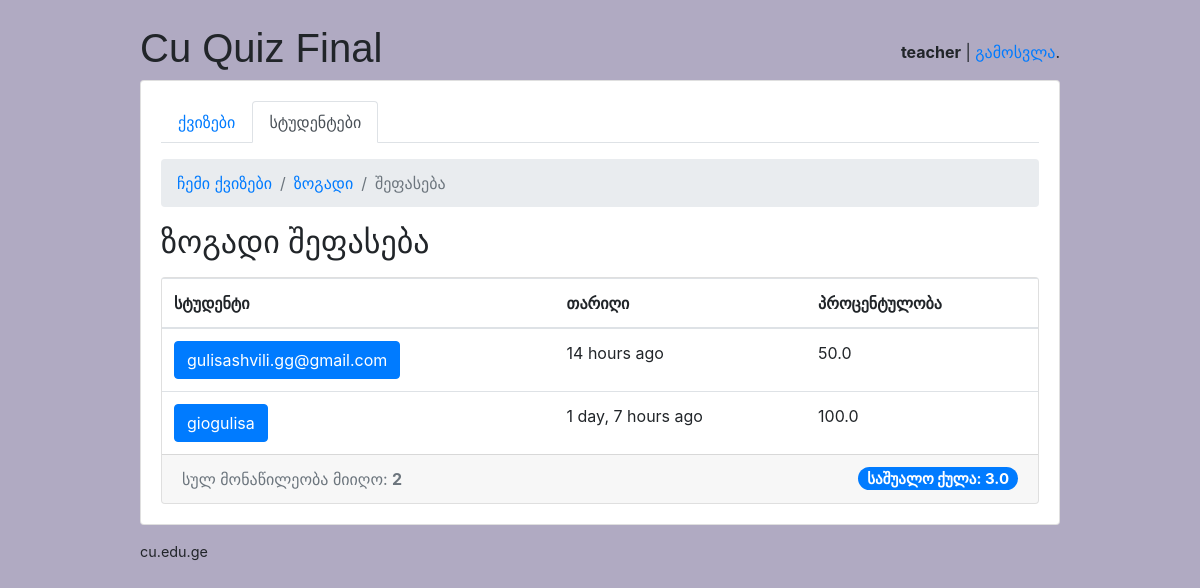
/teachers/quiz/1/results/ (signed in), run on the app's committed database.
### classroom/models.py (models this page shows, shortened)
class User(AbstractUser):
    is_student = models.BooleanField(default=False)
    is_teacher = models.BooleanField(default=False)
    username = models.CharField(error_messages={'unique': 'მომხმარებლის სახელი დაკავებულია.'}, max_length=150, unique=True, verbose_name='მომხმარებლის სახელი')

class Quiz(models.Model):
    owner = models.ForeignKey(User, on_delete=models.CASCADE, related_name='quizzes')
    name = models.CharField("დასახელება", max_length=255)
    subject = models.ForeignKey(Subject, on_delete=models.CASCADE, verbose_name=u'საგანი',
                                related_name='quizzes')

class TakenQuiz(models.Model):
    student = models.ForeignKey(Student, on_delete=models.CASCADE, related_name='taken_quizzes')
    quiz = models.ForeignKey(Quiz, on_delete=models.CASCADE, related_name='taken_quizzes')
    score = models.IntegerField()
    percentage = models.FloatField()
    date = models.DateTimeField(auto_now_add=True)

class Student(models.Model):
    user = models.OneToOneField(User, on_delete=models.CASCADE, primary_key=True)
    quizzes = models.ManyToManyField(Quiz, through='TakenQuiz')
    interests = models.ManyToManyField(Subject, related_name='interested_students')
    score = models.IntegerField(default=0)

### classroom/views/teachers.py (the view)
# urls.py: path('quiz/<int:pk>/results/', teachers.QuizResultsView.as_view(),
@method_decorator([login_required, teacher_required], name='dispatch')
class QuizResultsView(DetailView):
    model = Quiz
    context_object_name = 'quiz'
    template_name = 'classroom/teachers/quiz_results.html'
    def get_context_data(self, **kwargs):
        quiz = self.get_object()
        taken_quizzes = quiz.taken_quizzes.select_related('student__user').order_by('-date')
        total_taken_quizzes = taken_quizzes.count()
        quiz_score = quiz.taken_quizzes.aggregate(average_score=Avg('score'))
        extra_context = {
            'taken_quizzes': taken_quizzes,
            'total_taken_quizzes': total_taken_quizzes,
            'quiz_score': quiz_score
        }
        kwargs.update(extra_context)
        return super().get_context_data(**kwargs)
    def get_queryset(self):
        return self.request.user.quizzes.all()

### classroom/templates/classroom/teachers/quiz_results.html
{% extends 'base.html' %}
{% load crispy_forms_tags humanize %}
{% block content %}
    {% include 'classroom/teachers/_header.html' with active='students' %}
  <nav aria-label="breadcrumb">
    <ol class="breadcrumb">
      <li class="breadcrumb-item"><a href="{% url 'teachers:quiz_change_list' %}">ჩემი ქვიზები</a></li>
      <li class="breadcrumb-item"><a href="{% url 'teachers:quiz_change' quiz.pk %}">{{ quiz.name }}</a></li>
      <li class="breadcrumb-item active" aria-current="page">შეფასება</li>
    </ol>
  </nav>
  <h2 class="mb-3">{{ quiz.name }} შეფასება</h2>
  <div class="card">
    <table class="table mb-0">
      <thead>
        <tr>
          <th>სტუდენტი</th>
          <th>თარიღი</th>
          <th>პროცენტულობა</th>
        </tr>
      </thead>
      <tbody>
        {% for taken_quiz in taken_quizzes %}
          <tr>
            <td><a href="{% url 'teachers:quiz_results_student' taken_quiz.quiz.id taken_quiz.student.user.id %}"
                   class="btn btn-primary">{{ taken_quiz.student.user.username }}</a></td>
            <td>{{ taken_quiz.date|naturaltime }}</td>
            <td>{{ taken_quiz.percentage }}</td>
          </tr>
        {% endfor %}
      </tbody>
    </table>
    <div class="card-footer text-muted">
      სულ მონაწილეობა მიიღო: <strong>{{ total_taken_quizzes }}</strong>
        <strong><span style="font-size:15px" class="badge badge-pill badge-primary float-right">საშუალო ქულა: {{ quiz_score.average_score|default_if_none:0.0 }}</span></strong>
    </div>
  </div>
{% endblock %}

### templates/base.html (shortened to what this page needs)
{% load static %}<!doctype html>
<html lang="en">
  <head>
    <link rel="stylesheet" href="{% static 'css/bootstrap.min.css' %}">
    <link rel="stylesheet" type="text/css" href="{% static 'css/app.css' %}">
    {% if user.is_authenticated and user.is_teacher %}
      <link rel="stylesheet" type="text/css" href="{% static 'css/teachers.css' %}">
    {% else %}
      <link rel="stylesheet" type="text/css" href="{% static 'css/students.css' %}">
    {% endif %}
  </head>
  <body>
    <div class="container my-4">
      <div class="row justify-content-center">
        <div class="col-md-10 col-sm-12">
          <div class="row">
            <div class="col-6">
              <h1 class="logo">
                <a href="{% url 'home' %}">
                  Cu Quiz Final
                </a>
              </h1>
            </div>
            <div class="col-6 text-right">
              {% if user.is_authenticated %}
                <p class="pt-3"><strong>{{ user.username }}{% if user.is_student %} - {{user.student.score}}{% endif %}</strong> | <a href="{% url 'logout' %}">გამოსვლა</a>.</p>
              {% else %}
                <a href="{% url 'login' %}" class="btn btn-light" role="button">შესვლა</a>
                <a href="{% url 'signup' %}" class="btn btn-primary" role="button">რეგისტრაცია</a>
              {% endif %}
            </div>
          </div>
          <div class="card mb-3">
            <div class="card-body">
              {% block content %}
              {% endblock %}
            </div>
          </div>
          <footer>
            <a href="https://cu.edu.ge">cu.edu.ge</a>
          </footer>
        </div>
      </div>
    </div>
  </body>
</html>

### static/css/app.css (style rules this page uses)
.logo { font-family: 'Muli', sans-serif; }
.logo a { color: #212529; text-decoration: none; }
footer { font-size: .9rem; }
footer a { color: #212529; }

### static/css/teachers.css (style rules this page uses)
body { background-color: #b0aac2; }

### data on the page
User: username "teacher"
Quiz: name "ზოგადი"
TakenQuiz: student.user.username "gulisashvili.gg@gmail.com", date "14 hours ago", percentage "50.0"
TakenQuiz: student.user.username "giogulisa", date "1 day, 7 hours ago", percentage "100.0"

### other printed values
{{ total_taken_quizzes }} "2"
{{ quiz_score.average_score|default_if_none:0.0 }} "3.0"
